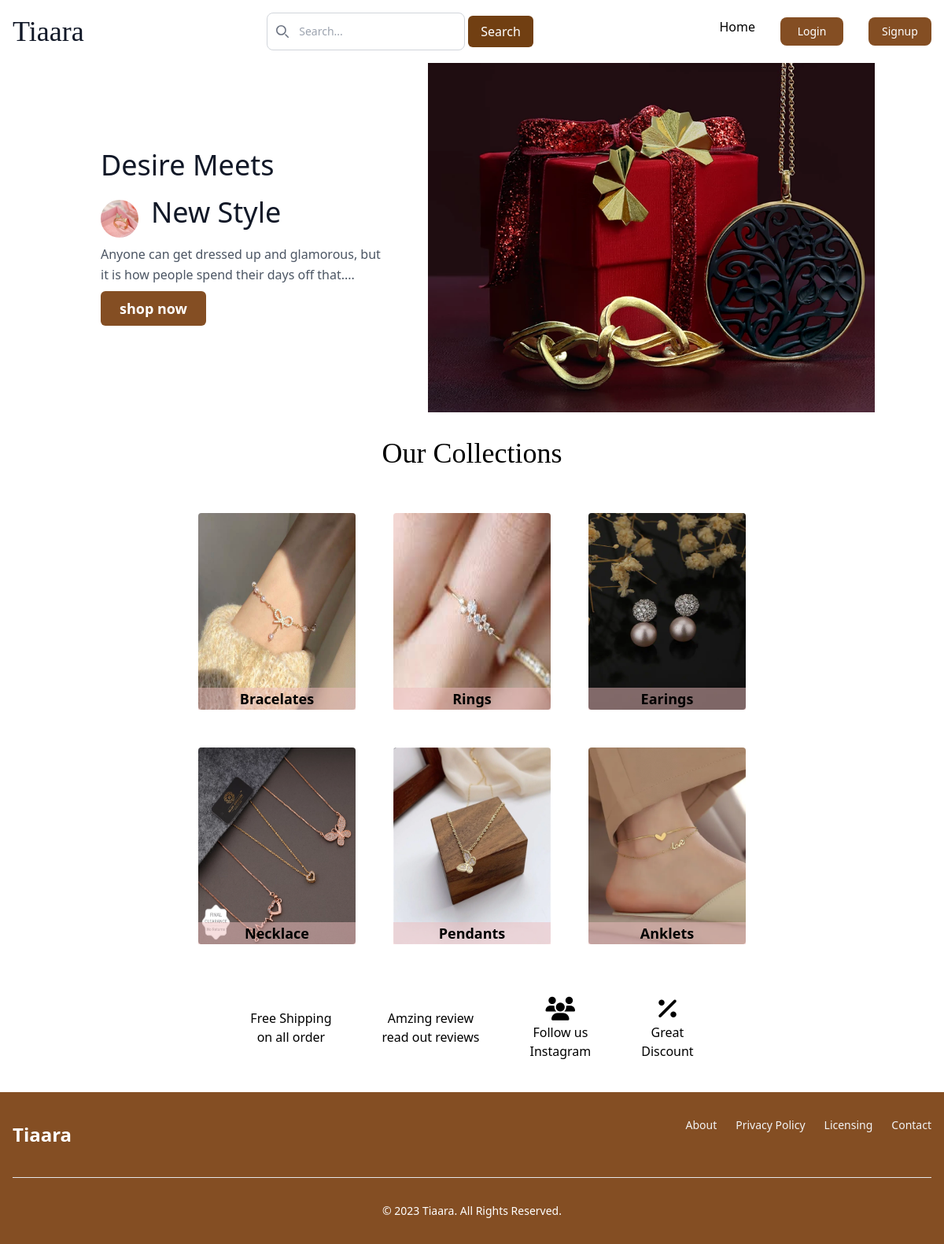
The page / on the database its author committed.
### adminapp/models.py (models this page shows, shortened)
class Category(models.Model):
    name=models.CharField(max_length=50)
    active=models.BooleanField(default=True)
    image=models.ImageField(upload_to='category_images',blank=True)
    offer=models.ForeignKey(CategoryOffer, on_delete=models.SET_NULL, null=True, blank=True)

### authentication/views.py (the view)
# urls.py: path('',views.home, name='home'),
@never_cache
def home(request):
    categories=Category.objects.all()
    return render(request,'user/Home.html',{'categories': categories})

### templates/user/Home.html (shortened to what this page needs)
{% extends 'base.html' %}
{% load static %}
{% block content %}
<section class="text-gray-600 body-font">
  <div class="container mx-auto flex   md:flex-row pr-0 flex-col items-center ">
    <div class="lg:flex-grow md:w-1/2 lg:pr-30 md:pr-30 flex flex-col md:items-start md:text-left m-10">
      <h1 class="title-font sm:text-4xl text-3xl mb-5 font-medium text-gray-900 mr-10">
        Desire Meets</h1>
      <div class="flex items">
        <img src="{% static 'images/rin.webp' %}" alt="" class="h-12 w-12 rounded-full mt-1 mr-4" <!-- Adjusted top and
          right margin -->
        <h1 class="title-font sm:text-4xl text-3xl mb-5 font-medium text-gray-900">
          New Style
        </h1>
      </div>
      <p class="mb-2 leading-relaxed">Anyone can get dressed up and glamorous, but it is how people spend their days off
        that....</p>
      <div class="flex justify-center">
        <button class="inline-flex text-white bg-[#844E23] border-0 py-2 px-6 rounded-md text-lg font-semibold"><a
            href="{% url 'products' %}">shop now</a></button>
      </div>
    </div>
    <div class="relative bg-white text-white pl-4">
      <img class="h-100  object-cover md:h-full md:w-50" src="{% static 'images/banner 1.webp' %}" alt=""
        style="width:100%;">
    </div>
  </div>
</section>
<h1 class="text-center text-4xl font-semi-bold font-serif mb-8 mt-8">Our Collections</h1>
<div class="flex items justify-center items-center md:flex-row pr-0 flex-col items-center">
  {% if categories %}
  {% for category in categories %}
  <div class="relative mx-6 my-6">
    <a href="{% url 'categories' category.id %}">
        <img src="{{ category.image.url }}" class="w-full h-auto rounded" style="height: 250px; width: 200px;">
        <div class="absolute bottom-0 left-1/2 transform -translate-x-1/2 text-black text-center"
            style="background-color: rgba(237, 189, 189, 0.5); width: 100%;">
            <h5 class="text-lg font-semibold">{{ category.name }}</h5>
        </div>
    </a>
</div>
  {% if forloop.counter|divisibleby:3 and not forloop.last %}
</div>
<div class="flex items justify-center items-center md:flex-row pr-0 flex-col items-center">
  {% endif %}
  {% endfor %}
  {% endif %}
</div>
<div class="flex items justify-center items-center md:flex-row pr-0 flex-col items-center">
  <div class="text-center mx-8 my-10">
    <h6> Free Shipping <br> on all order</h6>
  </div>
  <div class="text-center mx-8 my-10">
    <h6> Amzing review <br> read out reviews</h6>
  </div>
  <div class="text-center mx-8 my-10">
    <i class="fa fa-users text-3xl"></i>
    <h6> Follow us <br> Instagram</h6>
  </div>
  <div class="text-center mx-8 my-10">
    <i class="fa fa-percent text-3xl"></i>
    <h6> Great <br>Discount</h6>
  </div>
</div>
{% endblock content %}

### rows shown on the page
Category: image (picture), name "Bracelates"
Category: image (picture), name "Rings"
Category: image (picture), name "Earings"
Category: image (picture), name "Necklace"
Category: image (picture), name "Pendants"
Category: image (picture), name "Anklets"
